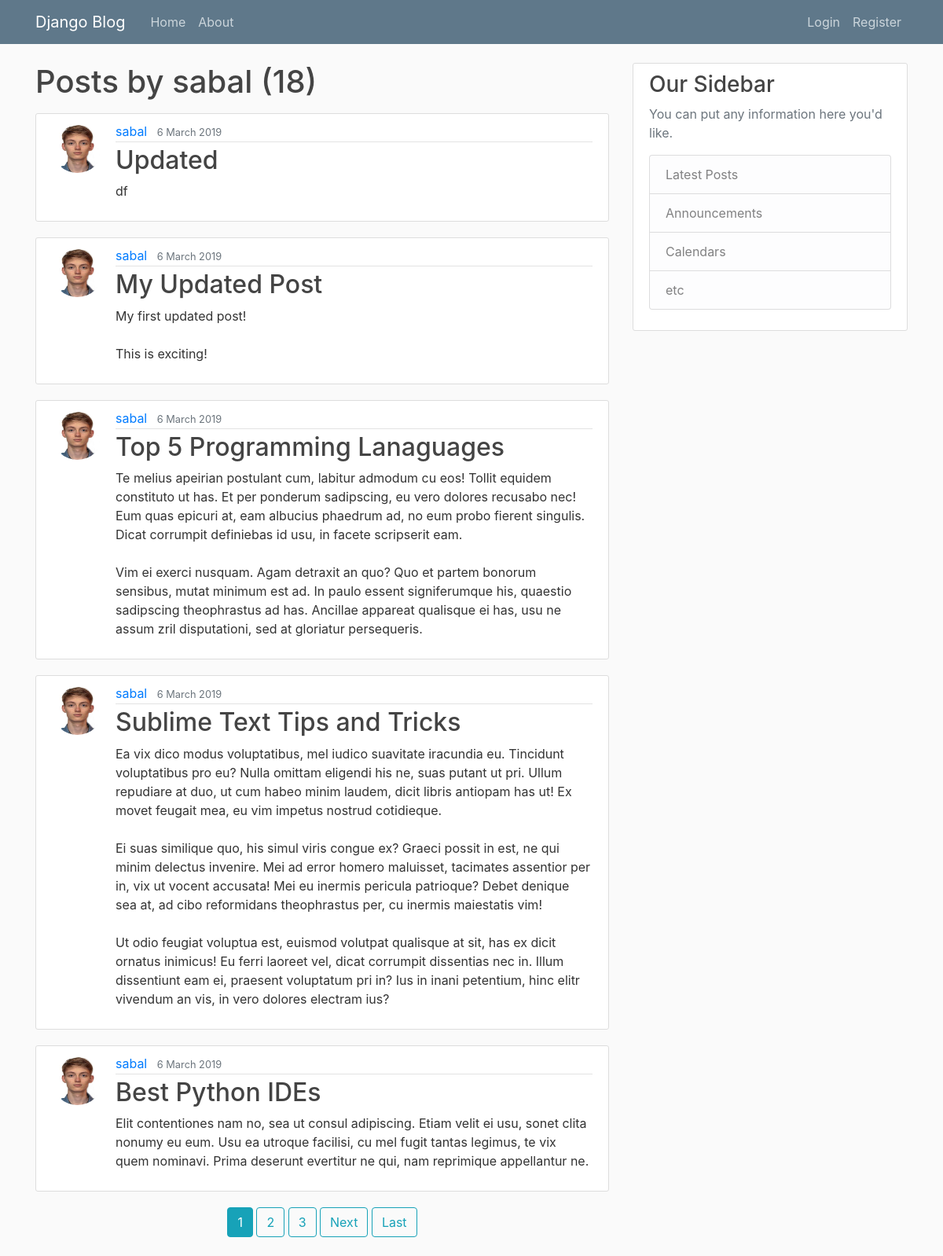
/user/sabal, run on the app's committed database.
### blog/models.py (models this page shows, shortened)
class Post(models.Model):
    title = models.CharField(max_length=127)
    content = models.TextField()
    date_posted = models.DateField(default=timezone.now)
    author = models.ForeignKey(User, on_delete=models.CASCADE)

### users/models.py (models this page shows, shortened)
class Profile(models.Model):
    user = models.OneToOneField(User, on_delete=models.CASCADE)
    image = models.ImageField(default='default.jpg', upload_to='profile_pics')

### blog/views.py (the view)
# urls.py: path('user/<str:username>', UserPostListView.as_view(), name='user-posts'),
class UserPostListView(ListView):
    model = Post
    template_name = 'blog/user_posts.html'
    context_object_name = 'posts'
    paginate_by = 5
    def get_queryset(self):
        user = get_object_or_404(User, username=self.kwargs.get('username'))
        return Post.objects.filter(author=user).order_by('-date_posted')

### blog/templates/blog/user_posts.html (shortened to what this page needs)
{% extends "blog/base.html" %}
{% block content %}
  <h1 class="mb-3">Posts by {{ view.kwargs.username }} ({{ page_obj.paginator.count }})</h1>
  {% for post in posts %}
    <article class="media content-section">
      <img class="rounded-circle article-img" src="{{ post.author.profile.image.url }}">
      <div class="media-body">
        <div class="article-metadata">
          <a class="mr-2" href="{% url 'user-posts' post.author.username %}">{{ post.author }}</a>
          <small class="text-muted">{{ post.date_posted|date:"j F Y" }} {{ post.date_posted|time:"H:i" }}</small>
        </div>
        <h2><a class="article-title" href="{% url 'post-detail' post.id %}">{{ post.title }}</a></h2>
        <p class="article-content">{{ post.content }}</p>
      </div>
    </article>
  {% endfor %}
  <div align="center">
    {% if is_paginated %}
      {% for num in page_obj.paginator.page_range %}
        {% if page_obj.number == num %}
          <a class="btn btn-info mb-4" href="?page={{ num }}">{{ num }}</a>
        {% elif num > page_obj.number|add:'-3' and num < page_obj.number|add:'3' %}
          <a class="btn btn-outline-info mb-4" href="?page={{ num }}">{{ num }}</a>
        {% endif %}
      {% endfor %}
      {% if page_obj.has_next %}
        <a class="btn btn-outline-info mb-4" href="?page={{ page_obj.next_page_number }}">Next</a>
        <a class="btn btn-outline-info mb-4" href="?page={{ page_obj.paginator.num_pages }}">Last</a>
      {% endif %}
    {% endif %}
  </div>
{% endblock content %}

### blog/static/blog/main.css (style rules this page uses)
body { background: #fafafa; color: #333333; margin-top: 5rem; }
h1, h2, h3, h4, h5, h6 { color: #444444; }
.content-section { background: #ffffff; padding: 10px 20px; border: 1px solid #dddddd; border-radius: 3px; margin-bottom: 20px; }
.article-title { color: #444444; }
.article-content { white-space: pre-line; }
.article-img { height: 65px; width: 65px; margin-right: 16px; }
.article-metadata { padding-bottom: 1px; margin-bottom: 4px; border-bottom: 1px solid #e3e3e3 }

### data on the page
Post: author.profile.image (picture), author "sabal", date_posted "6 March 2019", title "Updated", content "df"
Post: author.profile.image (picture), author "sabal", date_posted "6 March 2019", title "My Updated Post", content "My first updated post! This is exciting!"
Post: author.profile.image (picture), author "sabal", date_posted "6 March 2019", title "Top 5 Programming Lanaguages", content "Te melius apeirian postulant cum, labitur admodum cu eos! Tollit equidem constituto ut has. Et per ponderum sadipscing, eu vero dolores recusabo nec! Eum quas epicuri at, eam albucius phaedrum ad, no eum probo fierent singulis. Dicat corrumpit definiebas id usu, in facete scripserit eam. Vim ei exerci nusquam. Agam detraxit an quo? Quo et partem bonorum sensibus, mutat minimum est ad. In paulo essent signiferumque his, quaestio sadipscing theophrastus ad has. Ancillae appareat qualisque ei has, usu ne assum zril disputationi, sed at gloriatur persequeris."
Post: author.profile.image (picture), author "sabal", date_posted "6 March 2019", title "Sublime Text Tips and Tricks", content "Ea vix dico modus voluptatibus, mel iudico suavitate iracundia eu. Tincidunt voluptatibus pro eu? Nulla omittam eligendi his ne, suas putant ut pri. Ullum repudiare at duo, ut cum habeo minim laudem, dicit libris antiopam has ut! Ex movet feugait mea, eu vim impetus nostrud cotidieque. Ei suas similique quo, his simul viris congue ex? Graeci possit in est, ne qui minim delectus invenire. Mei ad error homero maluisset, tacimates assentior per in, vix ut vocent accusata! Mei eu inermis pericula patrioque? Debet denique sea at, ad cibo reformidans theophrastus per, cu inermis maiestatis vim! Ut odio feugiat voluptua est, euismod volutpat qualisque at sit, has ex dicit ornatus inimicus! Eu…"
Post: author.profile.image (picture), author "sabal", date_posted "6 March 2019", title "Best Python IDEs", content "Elit contentiones nam no, sea ut consul adipiscing. Etiam velit ei usu, sonet clita nonumy eu eum. Usu ea utroque facilisi, cu mel fugit tantas legimus, te vix quem nominavi. Prima deserunt evertitur ne qui, nam reprimique appellantur ne."

### other printed values
{{ view.kwargs.username }} "sabal"
{{ page_obj.paginator.count }} "18"
{{ num }} "1"
{{ num }} "2" "3"
